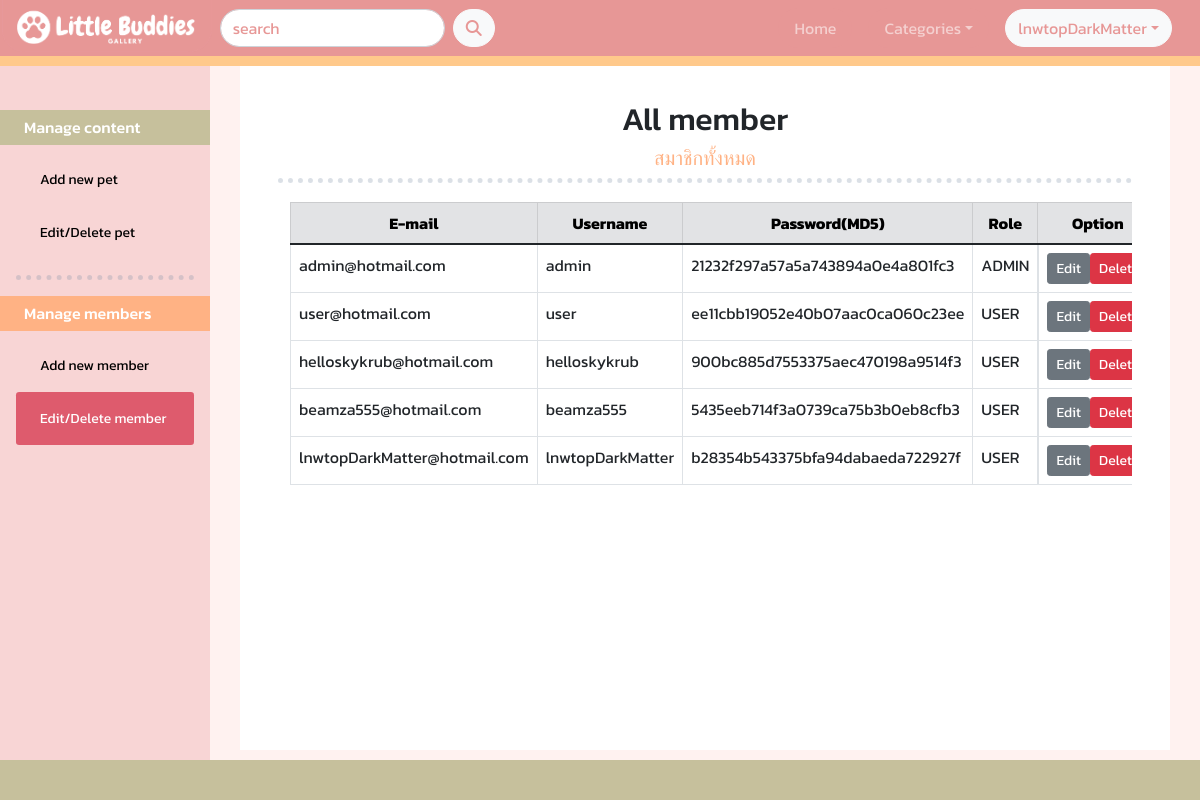
The page /edit_user.php (signed in) on the database its author committed.
### tables this page shows
CREATE TABLE `users` (
  `user_id` int(11) NOT NULL,
  `email` varchar(50) NOT NULL,
  `username` varchar(50) NOT NULL,
  `password` varchar(50) NOT NULL,
  `role` enum('ADMIN','USER') NOT NULL
);

### edit_user.php (the view, shortened to what this page needs)
<?php
include('server.php');
?>
<!DOCTYPE html>
<html lang="en">
<head>
    <link rel="stylesheet" href="https://cdn.jsdelivr.net/npm/@fortawesome/fontawesome-free@6.1.1/css/all.css">
    <link href="https://cdn.jsdelivr.net/npm/bootstrap@5.1.3/dist/css/bootstrap.min.css" rel="stylesheet">
    <link rel="stylesheet" href="styles.css">
</head>
<body>
    <nav class="navbar navbar-expand-sm navbar-dark navbar-bg-pink fixed-top">
        <div class="container-fluid">
            <a href="index.php" class="navbar-brand " style="margin: -20px 0px -13px -10px;"><img src="images/logo-nav.png" height="55px"></a>
            <div class="collapse navbar-collapse" id="navbarToggle">
                <form class="d-flex" action="search.php" method="GET">
                    <input class="form-control rounded-pill ms-2 me-2" placeholder="search" type="text" name="search">
                    <button class="btn btn-light rounded-pill text-pink" type="submit">
                        <i class="fa-solid fa-magnifying-glass"></i>
                    </button>
                  </form>
                <ul class="navbar-nav ms-auto d-flex align-items-center">
                    <li class="nav-item ">
                        <a href="index.php" class="nav-link rounded-pill ms-2 me-2 px-3">Home</a>
                    </li>
                    <li class="nav-item dropdown">
                        <a class="nav-link btn-pink2 dropdown-toggle rounded-pill ms-2 me-2 px-3" data-bs-toggle="dropdown">Categories</a>
                    </li>
                    <?php if( $_SESSION['logged_in']): ?>
                        <li class="nav-item dropdown">
                            <button class="btn btn-light rounded-pill text-pink ms-2 me-3 dropdown-toggle" data-bs-toggle="dropdown"><?php echo $_SESSION['username'];?></button>
                        </li>
                    <?php endif; ?>
                </ul>
            </div>
        </div>
    </nav>
    <div class="sidebar">
        <h6 class="text-white btn-green ps-4 py-2">Manage content</h6>
        <a class="btn-sm rounded-1 mx-3 ps-4" href="add_pet.php">Add new pet</a>
        <a class="btn-sm rounded-1 mx-3 ps-4" href="edit_pet.php">Edit/Delete pet</a>
        <hr class="mx-3">
        <h6 class="text-white btn-orange ps-4 py-2">Manage members</h6>
        <a class="btn-sm rounded-1 mx-3 ps-4" href="add_user.php">Add new member</a>
        <a class="active btn-sm rounded-1 mx-3 ps-4" href="edit_user.php">Edit/Delete member</a>
    </div>
    <div class="content">
        <div class="container">
            <div class='row'>
                <h2 class="text-center">All member</h2>
                <h5 class="text-center text-orange">สมาชิกทั้งหมด</h5><hr>
                <br>
                <div class="col-sm-12" style="height: 500px; overflow: scroll;" >
                    <?php
                    $sql = "SELECT * FROM users";
                    $result = $conn->query($sql);
                    if ($result->num_rows > 0) {
                        echo"<table class='table table-bordered'>
                        <thead class='table-secondary text-center'>
                        <tr>
                            <th>E-mail</th>
                            <th>Username</th>
                            <th>Password(MD5)</th>
                            <th>Role</th>
                            <th>Option</th>
                        </tr>
                        </thead>
                        <tbody>";
                        while($row = $result->fetch_assoc()) {
                        echo "<tr>".
                        "<td>".$row["email"]."</td>".
                        "<td>".$row['username']."</td>".
                        "<td>".$row['password']."</td>".
                        "<td>".$row['role']."</td>".
                        "<td class='d-flex justify-content-around'><a class='white-link' href='edit_user_update.php?updateid=".$row['user_id']."'><button class='btn btn-sm btn-secondary'>Edit</button></a>
                        <a class='white-link' href='edit_user_delete.php?deleteid=".$row['user_id']."'><button class='btn btn-sm btn-danger'>Delete</button></a></td>".
                        "</tr>";
                        }
                        echo "</tbody></table>";
                    } else {
                        echo "0 results";
                    }
                    ?>
                </div>
            </div> <br><br>
        </div>
    </div>
    <div class="footer footer-green fixed-bottom"></div>
</body>
</html>

### styles.css (style rules this page uses)
.navbar { transition: all 0.5s; }
.navbar-bg-pink { border-bottom: 10px solid #FFC98B; background-color: #E79796; }
a.nav-link:link, a.nav-link:visited { background-color: #E79796; text-decoration: none; }
body { background-color: #FFF2F0; margin-bottom: 40px; font-family: 'Kanit', sans-serif; }
.container { margin-top: 50px; padding: 50px 50px 0px 50px; background-color: white; }
hr { background-color: transparent; border-top: 5px dotted #7287A0; }
.text-pink { color: #E79796; }
.text-orange { color: #FFB284; }
.btn-pink2 { background-color: #E79796; color: white; }
.btn-green { background-color:#C6C09c; color: white; }
.btn-orange { background-color:#FFB284; color: white; }
a:link, a:visited { color: black; text-decoration: none; }
a.white-link:link, a.white-link:visited { color: white; text-decoration: none; }
.footer-green { height: 40px; background-color: #C6C09c; transition: all 0.5s; }
.sidebar { width: 210px; background-color:#F8D5D5; position: fixed; height: 100%; overflow: auto; padding-top: 60px; }
.sidebar a { display: block; padding: 16px; text-decoration: none; }
.sidebar a.active { background-color:#DE5B6D; color: white; }
div.content { margin-left: 210px; padding: 0px 30px; }

### rows shown on the page
users: email "admin@hotmail.com", username "admin", password "21232f297a57a5a743894a0e4a801fc3", role "ADMIN"
users: email "user@hotmail.com", username "user", password "ee11cbb19052e40b07aac0ca060c23ee", role "USER"
users: email "helloskykrub@hotmail.com", username "helloskykrub", password "900bc885d7553375aec470198a9514f3", role "USER"
users: email "beamza555@hotmail.com", username "beamza555", password "5435eeb714f3a0739ca75b3b0eb8cfb3", role "USER"
users: email "lnwtopDarkMatter@hotmail.com", username "lnwtopDarkMatter", password "b28354b543375bfa94dabaeda722927f", role "USER"

### other values the page prints
$_SESSION['username'] "lnwtopDarkMatter"
